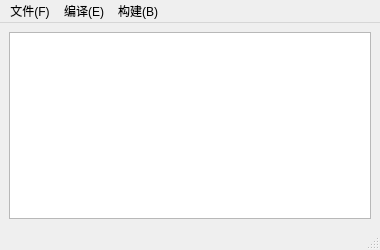
<?xml version="1.0" encoding="UTF-8"?>
<ui version="4.0">
 <class>MainWindow</class>
 <widget class="QMainWindow" name="MainWindow">
  <property name="geometry">
   <rect>
    <x>0</x>
    <y>0</y>
    <width>380</width>
    <height>250</height>
   </rect>
  </property>
  <property name="windowTitle">
   <string>MainWindow</string>
  </property>
  <widget class="QWidget" name="centralwidget">
   <layout class="QVBoxLayout" name="verticalLayout">
    <item>
     <widget class="QTextEdit" name="textEdit"/>
    </item>
   </layout>
  </widget>
  <widget class="QStatusBar" name="statusbar"/>
  <widget class="QMenuBar" name="menubar">
   <property name="geometry">
    <rect>
     <x>0</x>
     <y>0</y>
     <width>380</width>
     <height>17</height>
    </rect>
   </property>
   <widget class="QMenu" name="menu_F">
    <property name="title">
     <string>文件(F)</string>
    </property>
    <addaction name="newAction"/>
    <addaction name="openAction"/>
    <addaction name="saveAction"/>
   </widget>
   <widget class="QMenu" name="menu_E">
    <property name="title">
     <string>编译(E)</string>
    </property>
   </widget>
   <widget class="QMenu" name="menu_B">
    <property name="title">
     <string>构建(B)</string>
    </property>
   </widget>
   <addaction name="menu_F"/>
   <addaction name="menu_E"/>
   <addaction name="menu_B"/>
  </widget>
  <action name="action_N">
   <property name="text">
    <string>新建(&amp;N)</string>
   </property>
  </action>
  <action name="action_O">
   <property name="text">
    <string>打开(O)</string>
   </property>
  </action>
  <action name="newAction">
   <property name="text">
    <string>新建(N)</string>
   </property>
  </action>
  <action name="openAction">
   <property name="text">
    <string>打开(O)</string>
   </property>
  </action>
  <action name="saveAction">
   <property name="text">
    <string>另存为(A)</string>
   </property>
  </action>
 </widget>
 <resources/>
 <connections/>
</ui>
